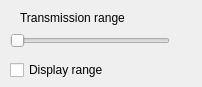
<?xml version="1.0" encoding="UTF-8"?>
<ui version="4.0">
 <class>Control</class>
 <widget class="QWidget" name="Control">
  <property name="geometry">
   <rect>
    <x>0</x>
    <y>0</y>
    <width>202</width>
    <height>87</height>
   </rect>
  </property>
  <property name="minimumSize">
   <size>
    <width>200</width>
    <height>87</height>
   </size>
  </property>
  <property name="windowTitle">
   <string>Form</string>
  </property>
  <widget class="QSlider" name="transmissionRangeSlider">
   <property name="geometry">
    <rect>
     <x>10</x>
     <y>30</y>
     <width>160</width>
     <height>22</height>
    </rect>
   </property>
   <property name="orientation">
    <enum>Qt::Horizontal</enum>
   </property>
  </widget>
  <widget class="QLabel" name="label">
   <property name="geometry">
    <rect>
     <x>20</x>
     <y>10</y>
     <width>151</width>
     <height>16</height>
    </rect>
   </property>
   <property name="text">
    <string>Transmission range</string>
   </property>
  </widget>
  <widget class="QCheckBox" name="displayRangeCheckBox">
   <property name="geometry">
    <rect>
     <x>10</x>
     <y>60</y>
     <width>151</width>
     <height>20</height>
    </rect>
   </property>
   <property name="text">
    <string>Display range</string>
   </property>
  </widget>
 </widget>
 <resources/>
 <connections/>
</ui>
